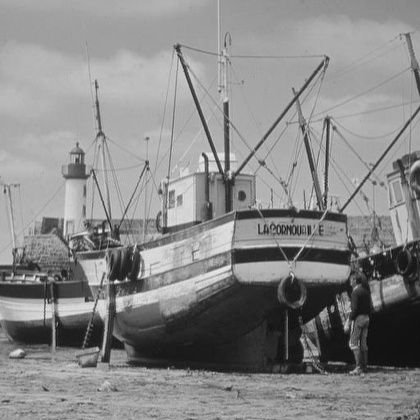
%> input picture CustomHistogram/test_case/1.jpg, 420 x 420 px, shrunk from 512 x 512 before the run; its folder holds only this picture in this run
$ octave custom_image_histogram_demo.m   (GNU Octave 9; MATLAB toolbox functions it lacks are replaced by stand-ins)
%> lines starting %> are read from the running program, lines starting %| are printed output that depends on the picture
### CustomHistogram/customHistogram.m
function [counts, bin_locations] = customHistogram(imageData, num_bins)
% customHistogram Computes the histogram of an image or a single channel.
%   [counts, bin_locations] = customHistogram(imageData, num_bins)
%   calculates the frequency distribution of pixel values in imageData.
%
%   Inputs:
%       imageData - A matrix of image data (can be grayscale, a color image,
%                   or a single color channel). If a color image is provided,
%                   all pixel values from all channels are flattened and
%                   counted together.
%       num_bins  - The number of bins to use for the histogram (typically
%                   256 for 8-bit images).
%
%   Outputs:
%       counts        - A 1xnum_bins vector of pixel counts for each bin.
%       bin_locations - A 1xnum_bins vector representing the pixel value
%                       for each bin (e.g., 0, 1, ..., 255).

    % Convert input data to a flat vector of doubles for processing.
    data = double(imageData(:));

    % Define the bin edges. For an 8-bit image, values range from 0 to 255.
    % Create num_bins+1 edges from 0 to num_bins because it's a histogram (num_bins bar).
    edges = linspace(0, num_bins, num_bins + 1);

    % Initialize a vector to store the counts (frequency) for each bin.
    counts = zeros(1, num_bins);

    % Loop-based implementation to count the frequencies of each pixel.
    for i = 1:num_bins
        % Count all pixel values that are >= the left edge AND < the right edge.
        counts(i) = sum(data >= edges(i) & data < edges(i+1));
    end

    % The bin locations correspond to the integer pixel values (0, 1, 2, ...).
    bin_locations = 0:(num_bins-1);

end

### CustomHistogram/custom_image_histogram_demo.m
% Image Processing Demo - Batch processing for multiple images (RGB or Grayscale)
clc;
clear;
close all;

% --- 1. Setup Image Directory ---
% Define the folder where your images are located. '.' means the current folder.
image_folder = './test_case/';
% Find all common image types in the specified folder.
image_files = [
    dir(fullfile(image_folder, '*.bmp'));
    dir(fullfile(image_folder, '*.png'));
    dir(fullfile(image_folder, '*.jpg'))
];

% Check if any images were found
if isempty(image_files)
    error('No image files (.bmp, .png, .jpg) found in the directory.');
end

% --- 2. Loop Through Each Image ---
for k = 1:length(image_files)
    % Get the full path for the current image
    current_filename = image_files(k).name;
    full_filepath = fullfile(image_folder, current_filename);

    fprintf('Processing image: %s\n', current_filename);

    % --- Read Image ---
    try
        img = imread(full_filepath);
%> img is the input picture: size 420x420x3 uint8; min 12, max 239, mean 136.1
    catch ME
        warning('Failed to read "%s". Skipping file. Error: %s', current_filename, ME.message);
        continue; % Skip to the next image
    end

    % Display the original image
    figure('Name', [current_filename ' - Original'], 'NumberTitle', 'off');
    imshow(img);
    title(['Original Image: ' current_filename], 'Interpreter', 'none');

    % --- 3. Check Image Type (RGB vs. Grayscale) and Process ---
    num_bins = 256;
    num_channels = size(img, 3);
%> num_channels = 3

    if num_channels == 3 % This is an RGB image

        % --- Library Histogram (converts to grayscale) ---
        figure('Name', [current_filename ' - Library Hist'], 'NumberTitle', 'off');
        imhist(img);
        title({['Library Histogram for ' current_filename], '(Grayscale Version)'}, 'Interpreter', 'none');
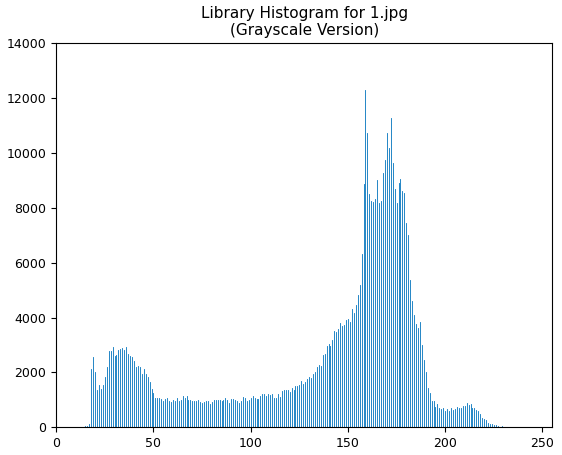
%> figure redrawn from the program's plot data; highest point at x = 159, y = 12285

        % --- Custom Histogram for All Channels Combined ---
        [counts_all, bins_all] = customHistogram(img, num_bins);
%> after the loop in customHistogram, `for i = 1:num_bins`: counts = 256 values, max 12285 at index 160, min 0 at index 1, mean 2067.2
%> this loop made 3 passes; what is shown inside it comes from the first
%> counts_all has the same summary as counts in customHistogram; bins_all = 256 values from 0 to 255
        figure('Name', [current_filename ' - Custom Hist (All)'], 'NumberTitle', 'off');
        bar(bins_all, counts_all, 'hist');
        xlabel('Pixel Value');
        ylabel('Frequency');
        title({['Custom Histogram for ' current_filename], 'All Channels Combined'}, 'Interpreter', 'none');
        xlim([0 num_bins-1]);
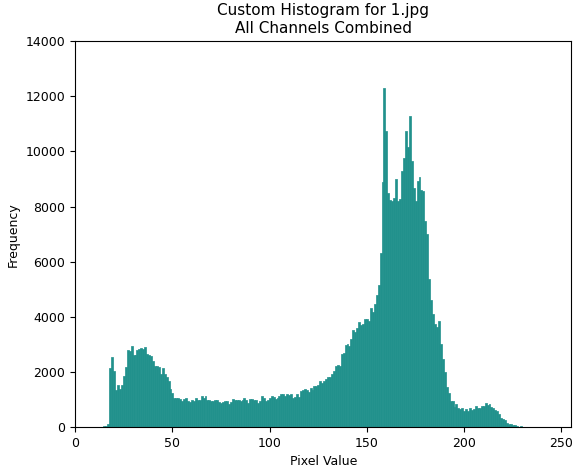
%> figure redrawn from the program's plot data; tallest bar 12285 high, from x = 158.5 to 159.5

        % --- Custom Histogram (per channel) ---
        channel_names = {'Red', 'Green', 'Blue'};
        for c = 1:3
            channel_data = img(:,:,c);
            [counts_channel, bins_channel] = customHistogram(channel_data, num_bins);
%> counts_channel = 256 values, max 4095 at index 160, min 0 at index 1, mean 689.1; bins_channel = 256 values from 0 to 255

            figure('Name', [current_filename ' - ' channel_names{c} ' Hist'], 'NumberTitle', 'off');
            bar(bins_channel, counts_channel, 'hist');
            xlabel('Pixel Value');
            ylabel('Frequency');
            title({['Custom Histogram for ' current_filename], [channel_names{c} ' Channel']}, 'Interpreter', 'none');
            xlim([0 num_bins-1]);
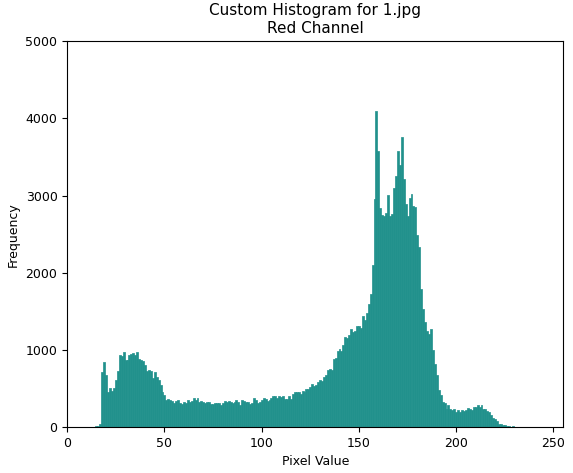
%> figure redrawn from the program's plot data; tallest bar 4095 high, from x = 158.5 to 159.5
        end

    elseif num_channels == 1 % This is a Grayscale image

        % --- Library Histogram ---
        figure('Name', [current_filename ' - Library Hist'], 'NumberTitle', 'off');
        imhist(img);
        title(['Library Histogram for ' current_filename], 'Interpreter', 'none');

        % --- Custom Histogram ---
        [counts_gray, bins_gray] = customHistogram(img, num_bins);
        figure('Name', [current_filename ' - Custom Hist'], 'NumberTitle', 'off');
        bar(bins_gray, counts_gray, 'hist');
        xlabel('Pixel Value');
        ylabel('Frequency');
        title({['Custom Histogram for ' current_filename], '(Grayscale)'}, 'Interpreter', 'none');
        xlim([0 num_bins-1]);

    else
        warning('Image "%s" is not a standard RGB or grayscale image. Skipping.', current_filename);
    end
end

disp('Finished processing all images.');

$ run again, on CustomHistogram/test_case/5.jpg
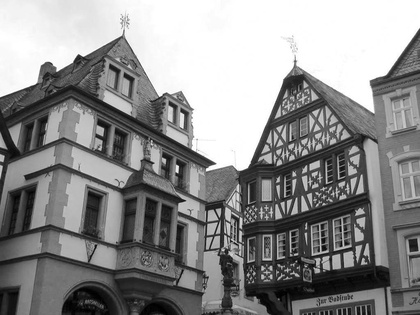
%> input picture CustomHistogram/test_case/5.jpg, 420 x 315 px, shrunk from 1024 x 768 before the run
%> img is the input picture: size 315x420x3 uint8; min 0, max 255, mean 141.3
%> `title({['Library Histogram for ' current_filename], '(Grayscale Versio..`:
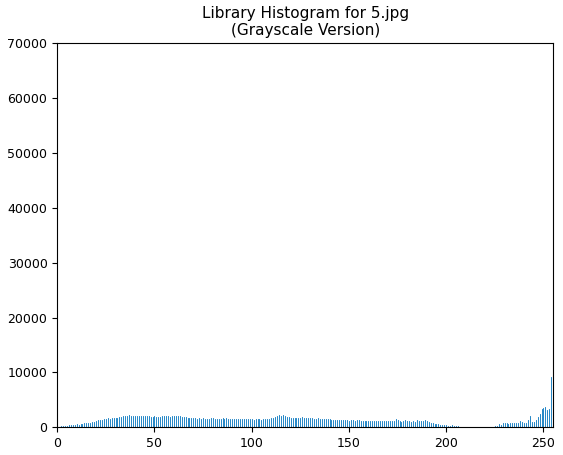
%> figure redrawn from the program's plot data; highest point at x = 255, y = 63801
%> after the loop in customHistogram, `for i = 1:num_bins`: counts = 256 values, max 63801 at index 256, min 39 at index 216, mean 1550.4
%> counts_all has the same summary as counts in customHistogram; bins_all = 256 values from 0 to 255
%> `xlim([0 num_bins-1]);`:
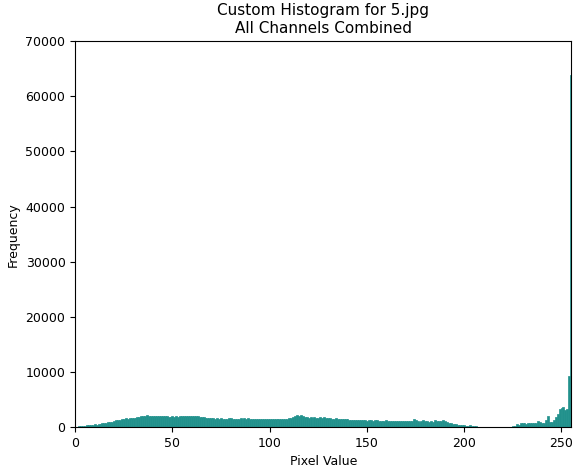
%> figure redrawn from the program's plot data; tallest bar 63801 high, from x = 254.5 to 255.5
%> counts_channel = 256 values, max 21267 at index 256, min 13 at index 216, mean 516.8; bins_channel = 256 values from 0 to 255

$ run again, on CustomHistogram/test_case/6.jpg
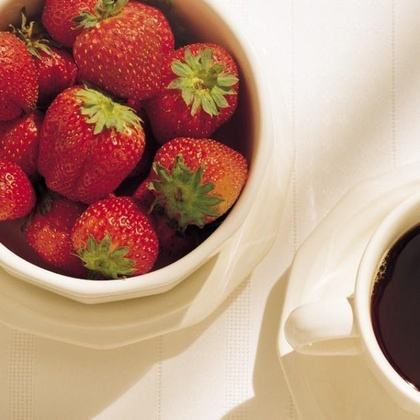
%> input picture CustomHistogram/test_case/6.jpg, 420 x 420 px, shrunk from 629 x 629 before the run
%> img is the input picture: size 420x420x3 uint8; mean R, G, B 185.5, 145, 125.6
%> after the loop in customHistogram, `for i = 1:num_bins`: counts = 256 values, max 6030 at index 244, min 81 at index 255, mean 2067.2
%> counts_all has the same summary as counts in customHistogram; bins_all = 256 values from 0 to 255
%> `channel_data = img(:,:,c);`:
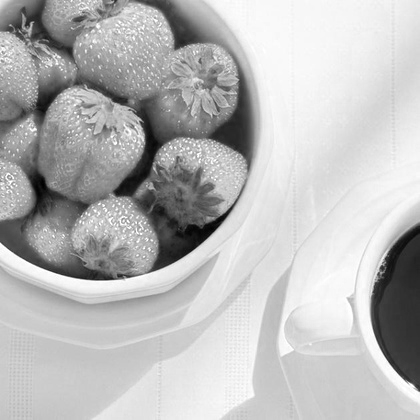
%> channel_data: size 420x420 uint8; min 0, max 255, mean 185.5
%> counts_channel = 256 values, max 3798 at index 204, min 1 at index 4, mean 689.1; bins_channel = 256 values from 0 to 255
%> `xlim([0 num_bins-1]);`:
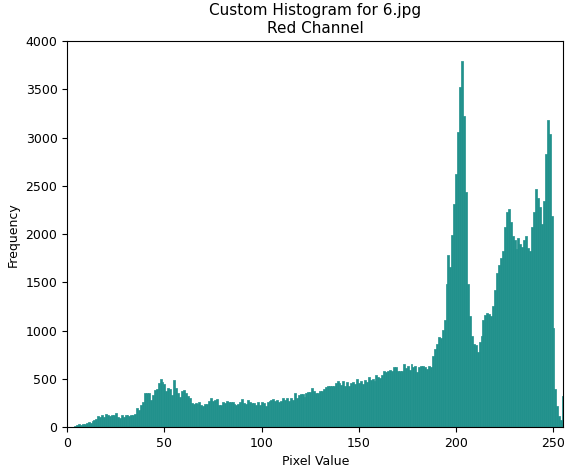
%> figure redrawn from the program's plot data; tallest bar 3798 high, from x = 202.5 to 203.5

$ run again, on CustomHistogram/test_case/7.jpg
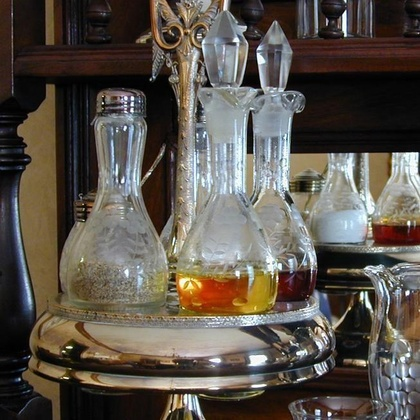
%> input picture CustomHistogram/test_case/7.jpg, 420 x 420 px, shrunk from 653 x 653 before the run
%> img is the input picture: size 420x420x3 uint8; mean R, G, B 90.9, 83.9, 75.6
%> after the loop in customHistogram, `for i = 1:num_bins`: counts = 256 values, max 8173 at index 14, min 239 at index 255, mean 2067.2
%> counts_all has the same summary as counts in customHistogram; bins_all = 256 values from 0 to 255
%> `channel_data = img(:,:,c);`:
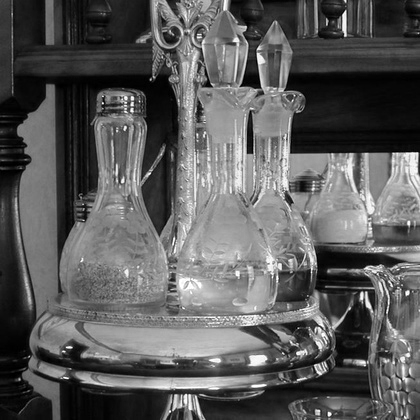
%> channel_data: size 420x420 uint8; min 0, max 255, mean 90.9
%> counts_channel = 256 values, max 1889 at index 8, min 18 at index 255, mean 689.1; bins_channel = 256 values from 0 to 255
%> `xlim([0 num_bins-1]);`:
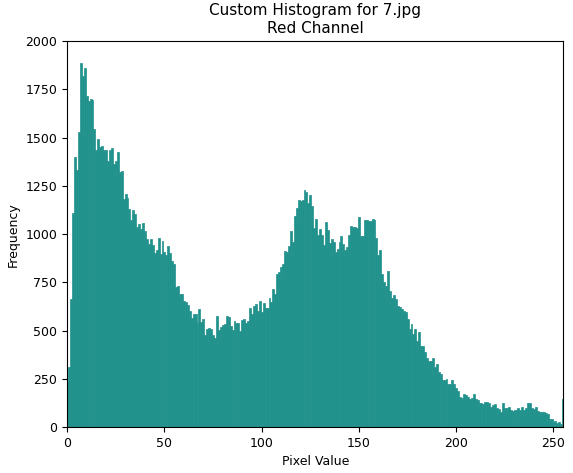
%> figure redrawn from the program's plot data; tallest bar 1889 high, from x = 6.5 to 7.5

$ run again, on CustomHistogram/test_case/2.jpg
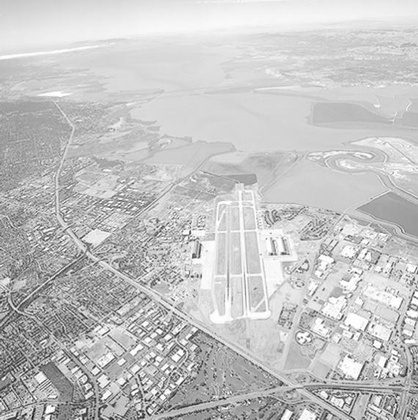
%> input picture CustomHistogram/test_case/2.jpg, 418 x 420 px, shrunk from 570 x 573 before the run
%> img is the input picture: size 420x418x3 uint8; min 19, max 255, mean 195.8
%> `title({['Library Histogram for ' current_filename], '(Grayscale Versio..`:
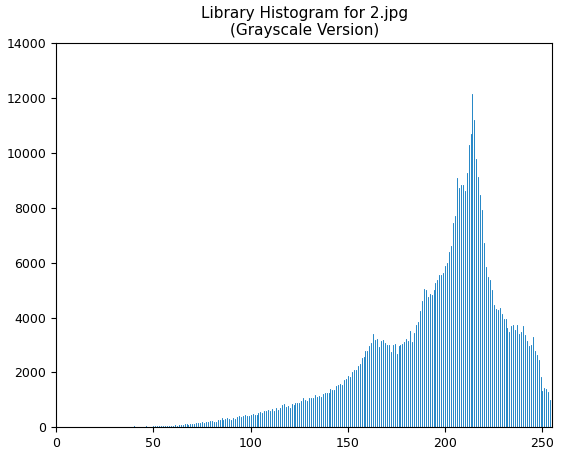
%> figure redrawn from the program's plot data; highest point at x = 214, y = 12144
%> after the loop in customHistogram, `for i = 1:num_bins`: counts = 256 values, max 12144 at index 215, min 0 at index 1, mean 2057.3
%> counts_all has the same summary as counts in customHistogram; bins_all = 256 values from 0 to 255
%> counts_channel = 256 values, max 4048 at index 215, min 0 at index 1, mean 685.8; bins_channel = 256 values from 0 to 255
%> `xlim([0 num_bins-1]);`:
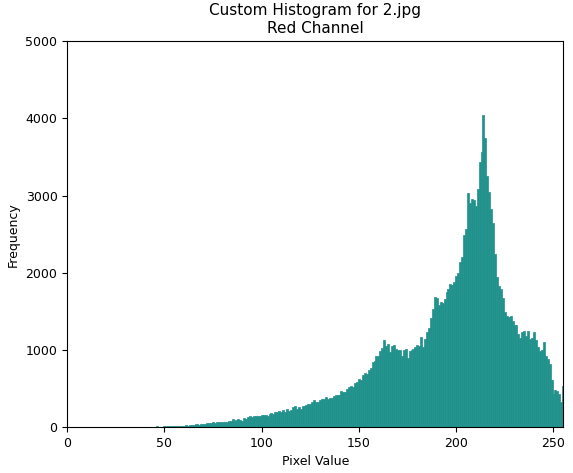
%> figure redrawn from the program's plot data; tallest bar 4048 high, from x = 213.5 to 214.5
